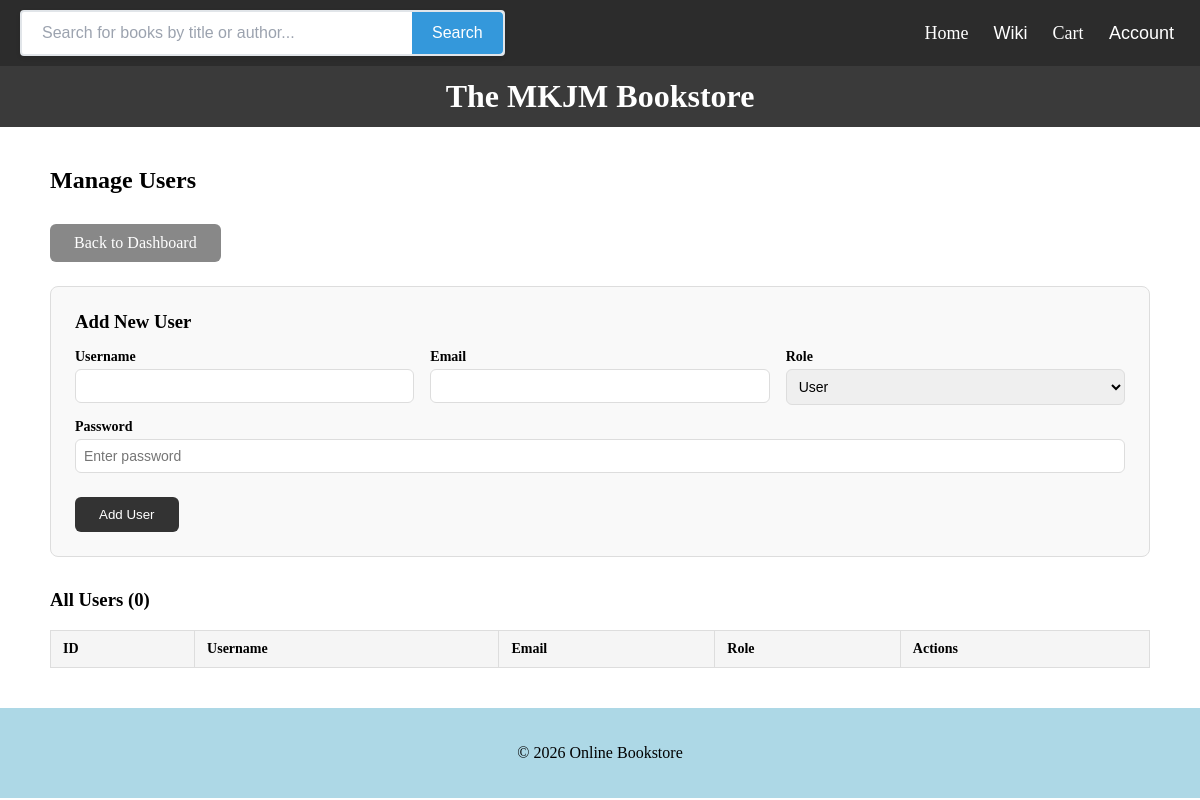
Page /manage_users.php on the earlier database version.
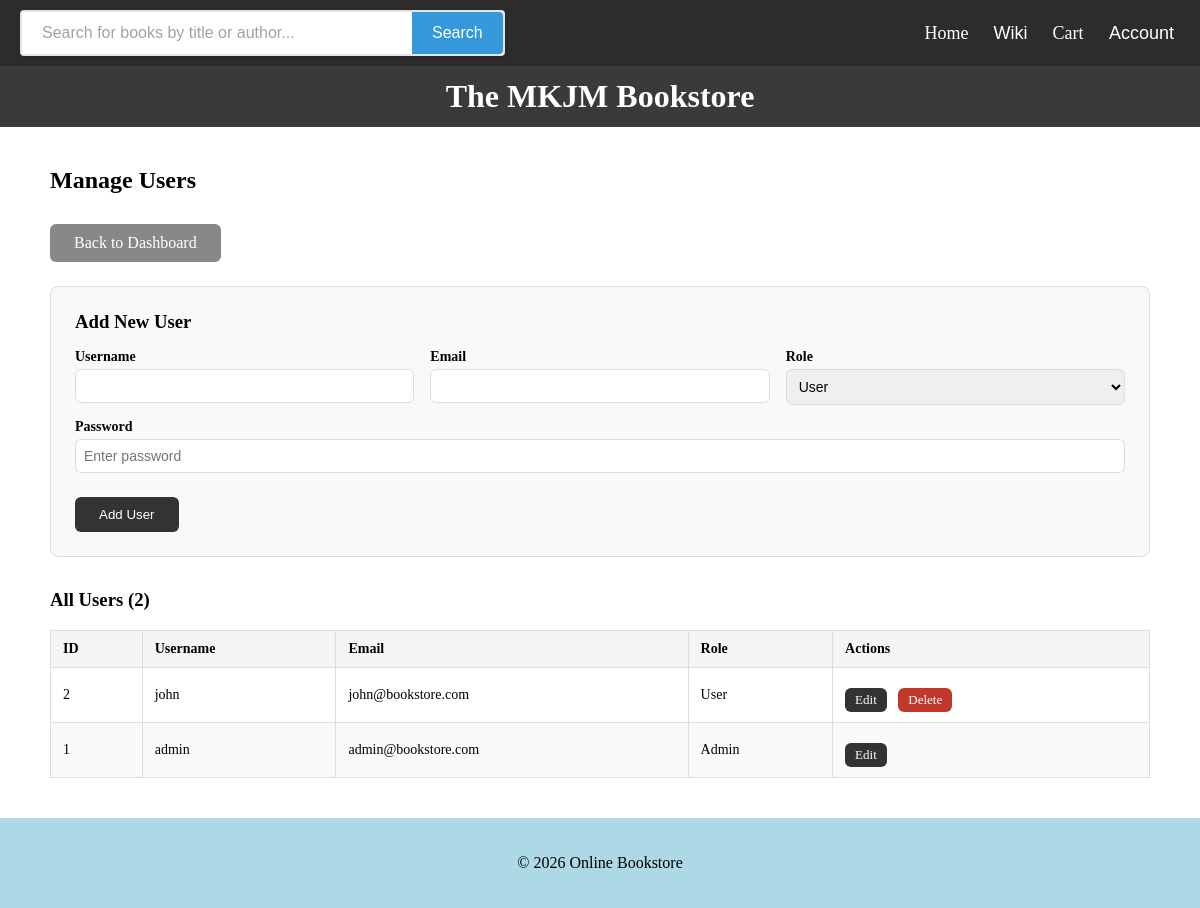
Same page on the later database version.
### tables this page shows
CREATE TABLE IF NOT EXISTS users (
    id INT AUTO_INCREMENT PRIMARY KEY,
    username VARCHAR(80) NOT NULL UNIQUE,
    email VARCHAR(150) NOT NULL UNIQUE,
    password_hash VARCHAR(255) NOT NULL,
    role ENUM('admin', 'user') DEFAULT 'user'
);

### manage_users.php (the view, shortened to what this page needs)
<?php
require_once 'includes/db.php';
include 'includes/header.php';
$edit_user = null;
$users = $pdo->query("SELECT id, username, email, role FROM users ORDER BY id DESC")->fetchAll();
?>
<link rel="stylesheet" href="style.css">
<div class="admin-page">
    <h2>Manage Users</h2>
    <a href="admin.php" class="btn btn-secondary">Back to Dashboard</a>
    <div class="admin-form-box">
        <h3><?php echo $edit_user ? 'Edit User' : 'Add New User'; ?></h3>
        <form method="POST">
            <div class="form-row">
                <div class="form-group">
                    <label>Username</label>
                    <input type="text" name="username" required
                        value="<?php echo htmlspecialchars($edit_user['username'] ?? ''); ?>">
                </div>
                <div class="form-group">
                    <label>Email</label>
                    <input type="email" name="email" required
                        value="<?php echo htmlspecialchars($edit_user['email'] ?? ''); ?>">
                </div>
                <div class="form-group">
                    <label>Role</label>
                    <select name="role">
                        <option value="user" <?php echo (!$edit_user || $edit_user['role'] === 'user') ? 'selected' : ''; ?>>User</option>
                    </select>
                </div>
            </div>
            <div class="form-group">
                <label>Password <?php echo $edit_user ? '(leave blank to keep current)' : ''; ?></label>
                <input type="password" name="password" <?php echo $edit_user ? '' : 'required'; ?>
                    placeholder="<?php echo $edit_user ? 'Leave blank to keep current password' : 'Enter password'; ?>">
            </div>
            <button type="submit" class="btn">
                <?php echo $edit_user ? 'Update User' : 'Add User'; ?>
            </button>
        </form>
    </div>
    <div class="admin-table-box">
        <h3>All Users (<?php echo count($users); ?>)</h3>
        <table class="admin-table">
            <thead>
                <tr>
                    <th>ID</th>
                    <th>Username</th>
                    <th>Email</th>
                    <th>Role</th>
                    <th>Actions</th>
                </tr>
            </thead>
            <tbody>
                <?php foreach ($users as $user): ?>
                <tr>
                    <td><?php echo $user['id']; ?></td>
                    <td><?php echo htmlspecialchars($user['username']); ?></td>
                    <td><?php echo htmlspecialchars($user['email']); ?></td>
                    <td><?php echo ucfirst($user['role']); ?></td>
                    <td>
                        <a href="manage_users.php?edit=<?php echo $user['id']; ?>" class="btn btn-sm">Edit</a>
                        <?php if ($user['id'] !== $_SESSION['user']['id']): ?>
                            <a href="manage_users.php?delete=<?php echo $user['id']; ?>" class="btn btn-sm btn-danger"
                               onclick="return confirm('Delete this user?')">Delete</a>
                        <?php endif; ?>
                    </td>
                </tr>
                <?php endforeach; ?>
            </tbody>
        </table>
    </div>
</div>
<?php include 'includes/footer.php'; ?>

### includes/header.php (shortened to what this page needs)
<?php
$current_template = 'default';
$template_css = [
    'default' => 'style.css'
];
$css_file = $template_css[$current_template] ?? 'style.css';
?>
<!DOCTYPE html>
<html lang="en">
    <head>
        <link rel="stylesheet" href="/<?php echo $css_file; ?>">
    </head>
    <body>
    <div class="navbar">
        <div class="nav-left">
            <form action="search.php" method="GET" class="search-form">
                <div class="search-container">
                    <input type="text" name="search" placeholder="Search for books by title or author..." autocomplete="off">
                    <button type="submit" class="search-btn">Search</button>
                </div>
            </form>
        </div>
        <div class="nav-right">
            <a href="/index.php">Home</a>
            <div class="dropdown">
                <button class="dropbtn">Wiki</button>
            </div>
            <a href="/cart.php">
                Cart
            </a>
            <div class="dropdown">
                <button class="dropbtn">
                    <?php
                    if (isset($_SESSION['user'])) {
                        echo htmlspecialchars($_SESSION['user']['username'] ?? $_SESSION['user']['name'] ?? 'Account');
                    } else {
                        echo "Account";
                    }
                    ?>
                </button>
            </div>
        </div>
    </div>
    <div class="header-box">
        <h1>The MKJM Bookstore</h1>
    </div>

### includes/footer.php
<!DOCTYPE html>
<html lang="en">
<body>
    <footer class="footer">
        <p>&copy; 2026 Online Bookstore</p>
    </footer>
</body>
</html>

### style.css (style rules this page uses)
.navbar a { color: white; text-decoration: none; margin: 0 15px; font-size: 18px; }
.navbar { display: flex; justify-content: space-between; align-items: center; background-color: #2c2c2c; padding: 10px 20px; position: relative; z-index: 1000; margin: 0; }
.header-box { background-color: #3a3a3a; padding: 12px 20px; text-align: center; margin: 0; }
.header-box h1 { margin: 0; color: white; }
body { margin: 0; padding: 0; background-color: rgb(255, 255, 255); text-align: left; }
.btn { display: inline-block; margin-top: 10px; background: #333; color: white; padding: 10px 20px; text-decoration: none; }
.footer { background-color: lightblue; color: black; text-align: center; padding: 20px; }
.dropdown { position: relative; display: inline-block; }
.dropbtn { background: none; border: none; font-size: 18px; cursor: pointer; color: white; }
.btn { display: inline-block; padding: 10px 24px; background: #333; color: white; border: none; border-radius: 6px; cursor: pointer; text-decoration: none; margin-right: 8px; }
.btn-secondary { background: #888; }
.admin-page { max-width: 1100px; margin: 40px auto; padding: 0 20px; }
.admin-form-box { background: #f9f9f9; border: 1px solid #ddd; border-radius: 8px; padding: 24px; margin: 24px 0; }
.admin-form-box h3 { margin: 0 0 16px; }
.form-group { display: flex; flex-direction: column; gap: 4px; margin-bottom: 14px; }
.form-group label { font-weight: 600; font-size: 14px; }
.form-group input, .form-group select { padding: 8px; border: 1px solid #ddd; border-radius: 6px; font-size: 14px; }
.form-row { display: flex; gap: 16px; }
.form-row .form-group { flex: 1; }
.admin-table-box { margin-top: 32px; }
.admin-table { width: 100%; border-collapse: collapse; font-size: 14px; }
.admin-table th, .admin-table td { padding: 10px 12px; border: 1px solid #ddd; text-align: left; }
.admin-table th { background: #f5f5f5; font-weight: 600; }
.admin-table tr:nth-child(even) { background: #fafafa; }
.btn-sm { padding: 4px 10px; font-size: 13px; }
.btn-danger { background: #c0392b; }
.nav-left .search-container { position: relative; display: flex; align-items: center; background: white; border: 2px solid #e1e5e9; border-radius: 4px; padding: 0; transition: border-color 0.3s ease; box-shadow: 0 2px 4px rgba(0,0,0,0.1); }
.nav-left input { flex: 1; padding: 12px 20px; border: none; border-radius: 4px 0 0 4px; font-size: 16px; outline: none; background: transparent; min-width: 350px; }
.nav-left input::placeholder { color: #9ca3af; }
.nav-left .search-btn { padding: 12px 20px; background: #3498db; color: white; border: none; border-radius: 0 4px 4px 0; cursor: pointer; font-size: 16px; font-weight: 500; transition: background-color 0.3s ease; outline: none; }

Differences in the rows shown:
added users: id "2", username "john", email "john@bookstore.com", role "User"
added users: id "1", username "admin", email "admin@bookstore.com", role "Admin"
Other differences:
count($users): "0" → "2"
